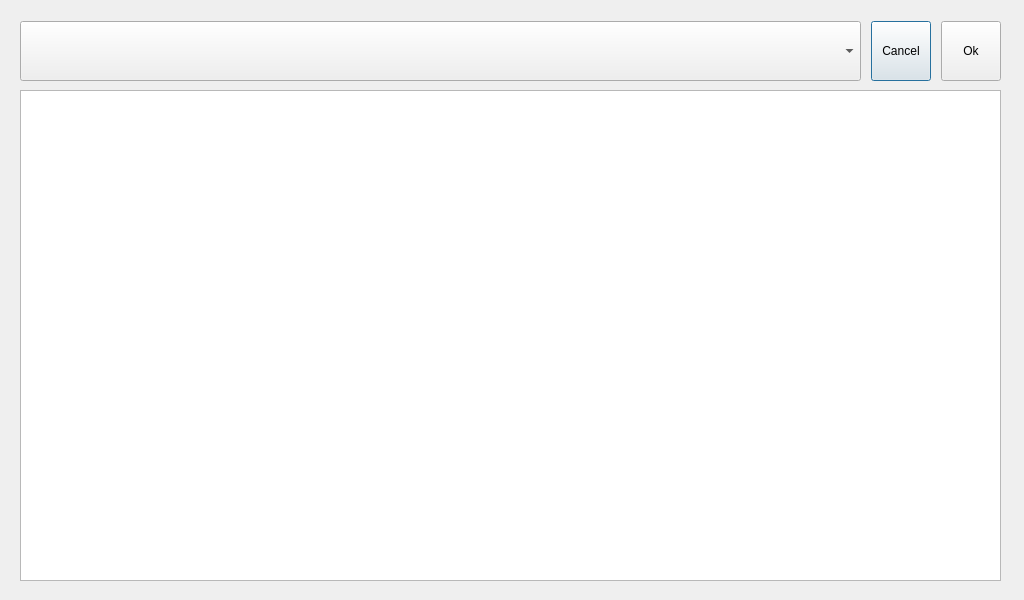
<?xml version="1.0" encoding="UTF-8"?>
<ui version="4.0">
 <class>PlayListWindow</class>
 <widget class="QDialog" name="PlayListWindow">
  <property name="geometry">
   <rect>
    <x>0</x>
    <y>0</y>
    <width>1024</width>
    <height>600</height>
   </rect>
  </property>
  <property name="windowTitle">
   <string>Dialog</string>
  </property>
  <widget class="QListWidget" name="listWidget">
   <property name="geometry">
    <rect>
     <x>20</x>
     <y>90</y>
     <width>981</width>
     <height>491</height>
    </rect>
   </property>
   <property name="font">
    <font>
     <pointsize>20</pointsize>
    </font>
   </property>
   <property name="locale">
    <locale language="Korean" country="SouthKorea"/>
   </property>
   <property name="frameShape">
    <enum>QFrame::StyledPanel</enum>
   </property>
   <property name="autoScrollMargin">
    <number>20</number>
   </property>
  </widget>
  <widget class="QWidget" name="layoutWidget">
   <property name="geometry">
    <rect>
     <x>20</x>
     <y>20</y>
     <width>981</width>
     <height>62</height>
    </rect>
   </property>
   <layout class="QHBoxLayout" name="horizontalLayout">
    <property name="spacing">
     <number>10</number>
    </property>
    <item>
     <widget class="QComboBox" name="diskListCombo">
      <property name="minimumSize">
       <size>
        <width>600</width>
        <height>60</height>
       </size>
      </property>
     </widget>
    </item>
    <item>
     <widget class="QPushButton" name="btnCancel">
      <property name="minimumSize">
       <size>
        <width>60</width>
        <height>60</height>
       </size>
      </property>
      <property name="maximumSize">
       <size>
        <width>60</width>
        <height>16777215</height>
       </size>
      </property>
      <property name="text">
       <string>Cancel</string>
      </property>
     </widget>
    </item>
    <item>
     <widget class="QPushButton" name="btnOk">
      <property name="minimumSize">
       <size>
        <width>0</width>
        <height>60</height>
       </size>
      </property>
      <property name="maximumSize">
       <size>
        <width>60</width>
        <height>16777215</height>
       </size>
      </property>
      <property name="text">
       <string>Ok</string>
      </property>
     </widget>
    </item>
   </layout>
  </widget>
 </widget>
 <resources/>
 <connections/>
</ui>
